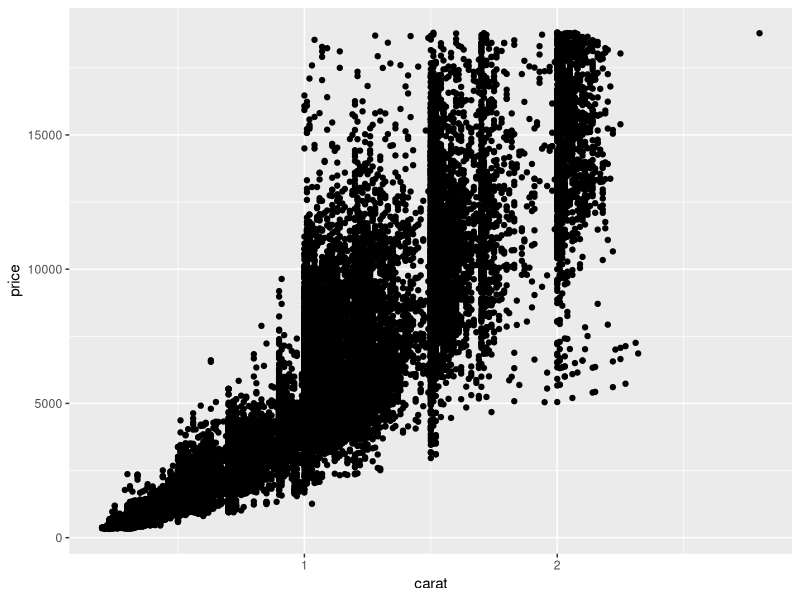
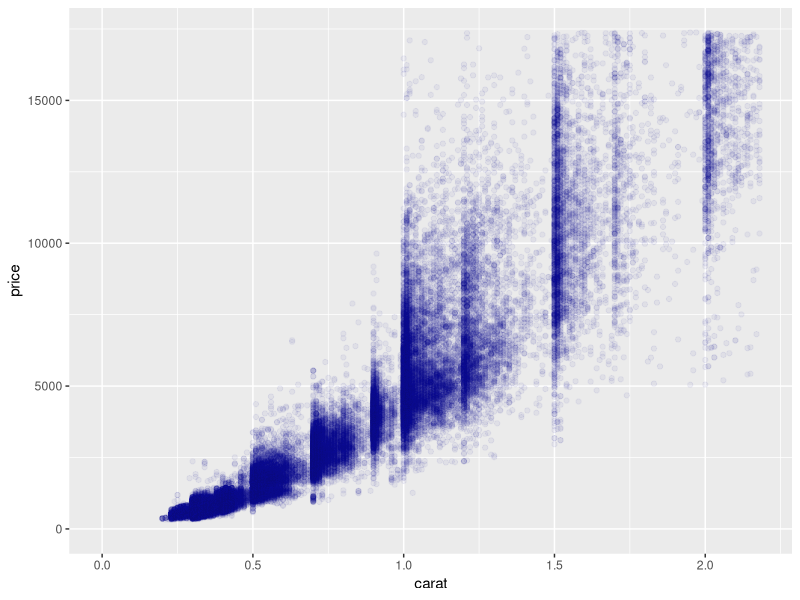
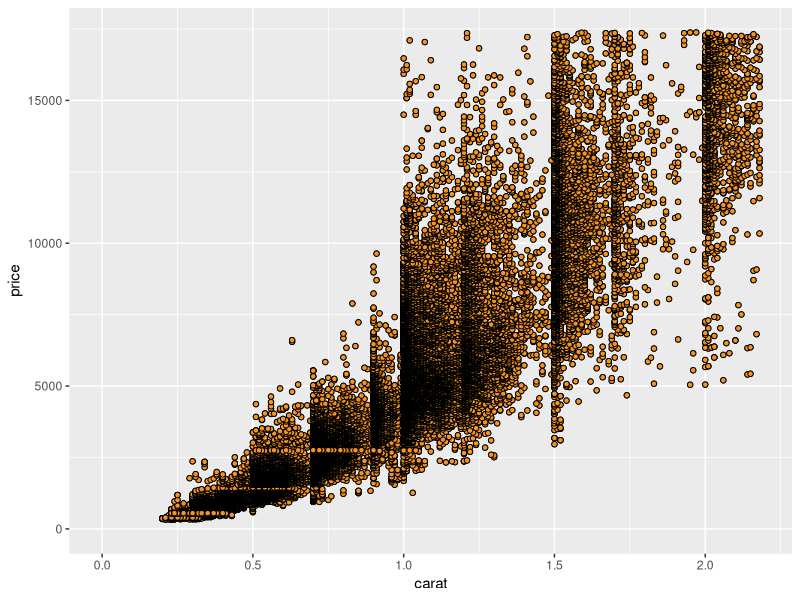
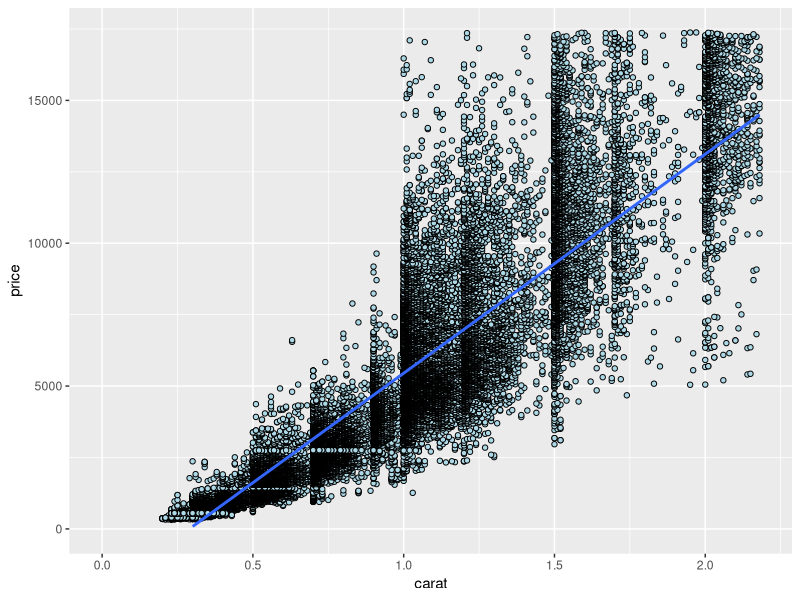
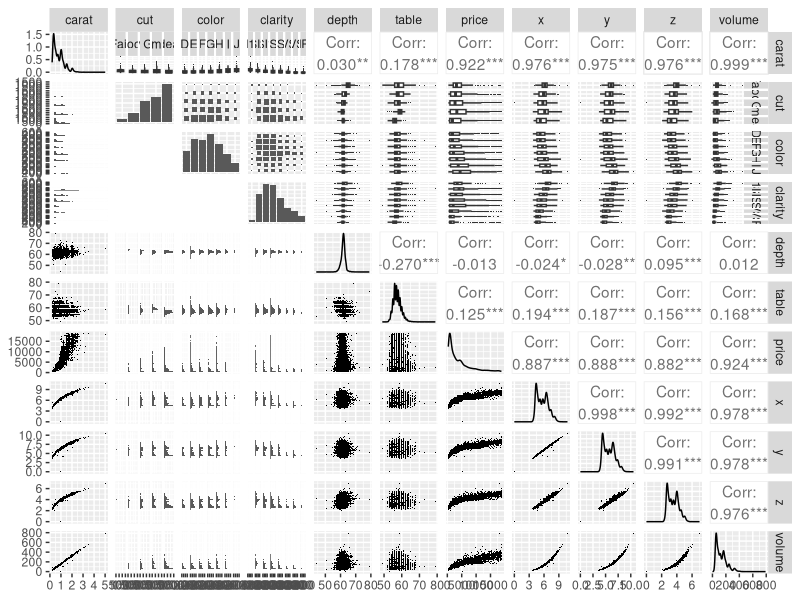
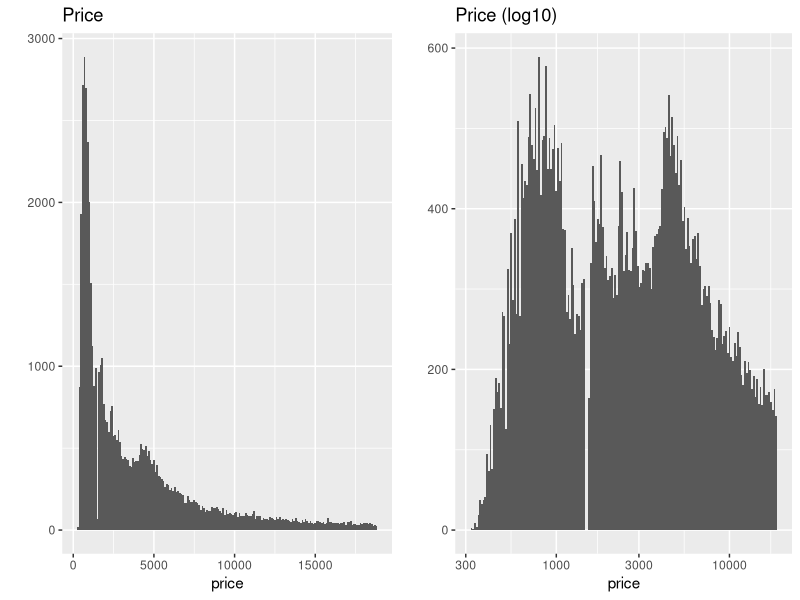
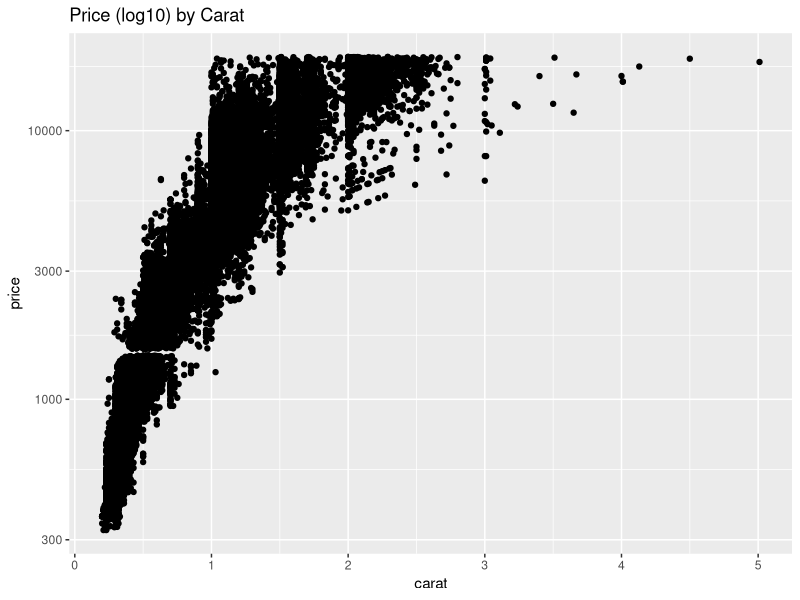

The R source for these figures, in order: (Note: this script raises an error after producing the figures.)
## ---- chunk 1
knitr::opts_chunk$set(echo = TRUE)
## ---- chunk 2
install.packages('ggplot2')
data(diamonds)
library(ggplot2)


# Let's start by examining two variables in the data set.
# The scatterplot is a powerful tool to help you understand
# the relationship between two continuous variables.

# We can quickly see if the relationship is linear or not.
# In this case, we can use a variety of diamond
# characteristics to help us figure out whether
# the price advertised for any given diamond is 
# reasonable or a rip-off.

# Let's consider the price of a diamond and it's carat weight.
# Create a scatterplot of price (y) vs carat weight (x).

# Limit the x-axis and y-axis to omit the top 1% of values.
#Chart with volume
diamonds$volume <- with(diamonds, x*y*z)
ggplot(data = subset(diamonds, volume < quantile(volume, 0.99)), aes(x = carat, y = price))+
  geom_point()
#Right answer
ggplot(diamonds, aes(x = carat, y = price))+
  geom_point(color = 'darkblue', alpha = 0.05)+
  xlim(0, quantile(diamonds$carat,0.99))+
  ylim(0, quantile(diamonds$price, 0.99))
#Another answer with qplot
qplot(data = diamonds, x = carat, y = price,
      xlim = c(0, quantile(diamonds$carat, 0.99)),
      ylim = c(0, quantile(diamonds$price, 0.99)))+
  geom_point(fill = I('#F79420'), color = 'black', shape = 21)
#Another possible chart
ggplot(diamonds, aes(x = carat, y = price))+
  geom_point(fill = I('#ADD8E6'), color = 'black', shape = 21)+
  stat_smooth(method = 'lm')+
  scale_x_continuous(lim = c(0, quantile(diamonds$carat, 0.99)))+
  scale_y_continuous(lim = c(0, quantile(diamonds$price, 0.99)))
  
## ---- chunk 3
install.packages('GGally')
install.packages('scales')
install.packages('memisc')
install.packages('lattice')
install.packages('MASS')
install.packages('car')
install.packages('reshape')
install.packages('plyr')

library(ggplot2)
library(GGally)
library(scales)
library(memisc)

# sample 10,000 diamonds from the data set
set.seed(20022012)
diamond_samp <- diamonds[sample(1:length(diamonds$price),10000),]
ggpairs(diamond_samp,
  lower = list(continuous = wrap("points", shape = I('.'))),
  upper = list(combo = wrap("box", outlier.shape = I('.'))))

## ---- chunk 4
library(gridExtra)

plot1 <- qplot(data = diamonds, x = price, binwidth = 100) + 
  ggtitle('Price')

plot2 <- qplot(data = diamonds, x = price, binwidth = 0.01) +
  ggtitle('Price (log10)')+
  scale_x_log10()

grid.arrange(plot1, plot2, ncol = 2)
## ---- chunk 5
# Scatter Plot Transformations
qplot(carat, price, data = diamonds) +
  scale_y_continuous(trans = log10_trans())+
  ggtitle('Price (log10) by Carat')

# Create a new function to transform the carat variable

cuberoot_trans = function() trans_new('cuberoot',
                                      transform = function(x) x^(1/3),
                                      inverse = function(x) x^3)

# Use the cuberoot_trans function
qplot(aes(carat, price), data = diamonds)+
  geom_point()+
  scale_x_continuous(trans = cuberoot_trans(), limits = c(0.2,3),
                     breaks = c(0.2, 0.5, 1, 2, 3))+
  scale_y_continuous(trans = log10_trans(), limits = c(350,15000),
                     breaks = c(350,1000,5000,10000,15000))
  
  
## ---- chunk 6
head(sort(table(diamonds$carat), decreasing = T))
head(sort(table(diamonds$price), decreasing = T))

# Add a layer to adjust the features of the
# scatterplot. Set the transparency to one half,
# the size to three-fourths, and jitter the points.


plot4 <- ggplot(aes(carat, price), data = diamonds) + 
  geom_point(alpha = 1/4) + 
  scale_x_continuous(trans = cuberoot_trans(), limits = c(0.2, 3),
                     breaks = c(0.2, 0.5, 1, 2, 3)) + 
  scale_y_continuous(trans = log10_trans(), limits = c(350, 15000),
                     breaks = c(350, 1000, 5000, 10000, 15000)) +
  ggtitle('Price (log10) by Cube-Root of Carat')

plot5 <- ggplot(aes(carat, price), data = diamonds) + 
  geom_point(alpha = 1/4, position = 'jitter') + 
  scale_x_continuous(trans = cuberoot_trans(), limits = c(0.2, 3),
                     breaks = c(0.2, 0.5, 1, 2, 3)) + 
  scale_y_continuous(trans = log10_trans(), limits = c(350, 15000),
                     breaks = c(350, 1000, 5000, 10000, 15000)) +
  ggtitle('Price (log10) by Cube-Root of Carat')

plot6 <- ggplot(aes(carat, price), data = diamonds) + 
  geom_point(alpha = 1/4, size = 0.75) + 
  scale_x_continuous(trans = cuberoot_trans(), limits = c(0.2, 3),
                     breaks = c(0.2, 0.5, 1, 2, 3)) + 
  scale_y_continuous(trans = log10_trans(), limits = c(350, 15000),
                     breaks = c(350, 1000, 5000, 10000, 15000)) +
  ggtitle('Price (log10) by Cube-Root of Carat')

grid.arrange(plot4, plot5, plot6, ncol = 3)
## ---- chunk 7
ggplot(aes(x = carat, y = price, color = clarity), data = diamonds) + 
  geom_point(alpha = 0.5, size = 1, position = 'jitter') +
  scale_color_brewer(type = 'div',
    guide = guide_legend(title = 'Clarity', reverse = T,
    override.aes = list(alpha = 1, size = 2))) +  
  scale_x_continuous(trans = cuberoot_trans(), limits = c(0.2, 3),
    breaks = c(0.2, 0.5, 1, 2, 3)) + 
  scale_y_continuous(trans = log10_trans(), limits = c(350, 15000),
    breaks = c(350, 1000, 5000, 10000, 15000)) +
  ggtitle('Price (log10) by Cube-Root of Carat and Clarity')
